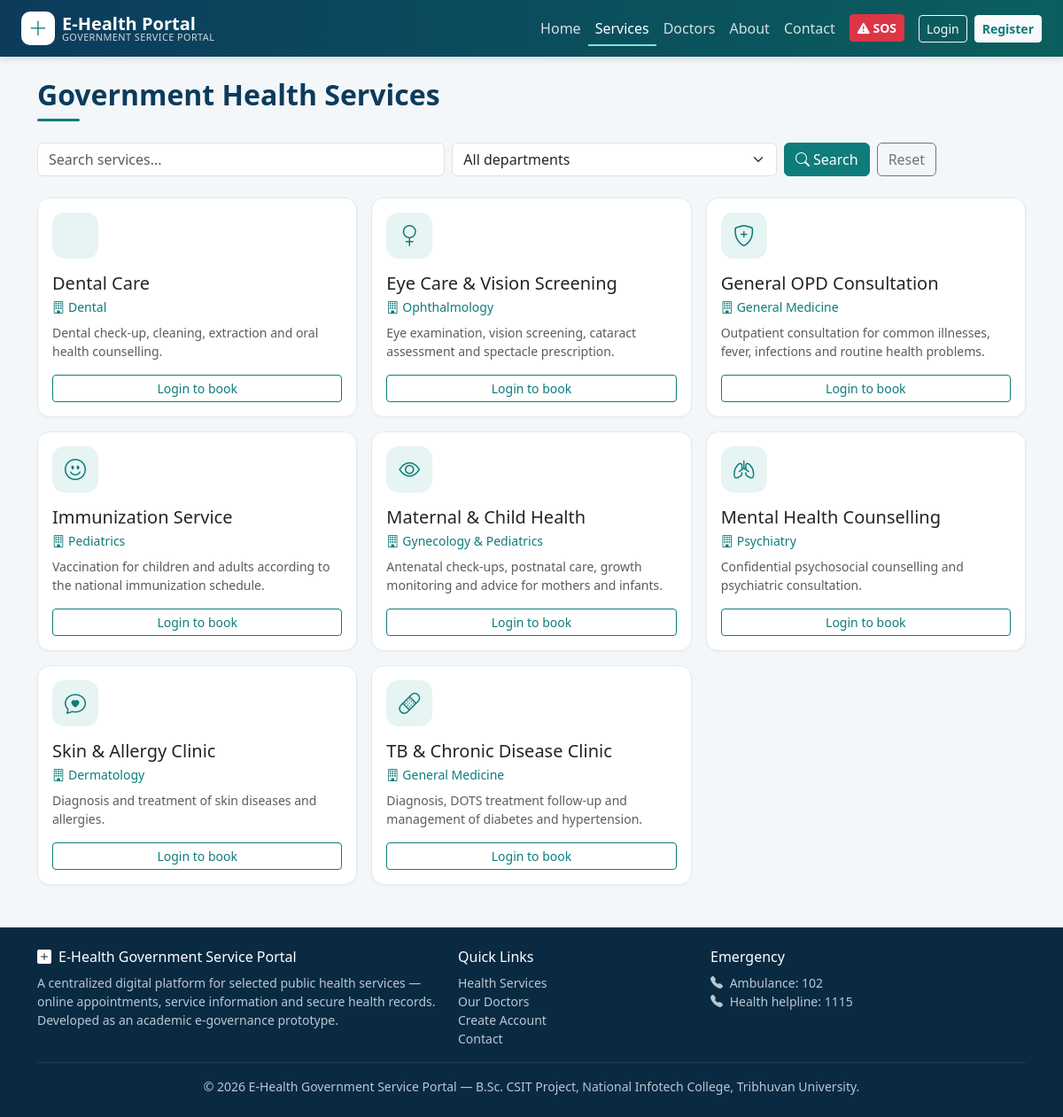
/services.php, run on the app's committed database.
### tables this page shows
CREATE TABLE health_services (
  service_id   INT UNSIGNED AUTO_INCREMENT PRIMARY KEY,
  service_name VARCHAR(120) NOT NULL,
  description  TEXT,
  department   VARCHAR(80) NOT NULL,
  status       ENUM('active','inactive') NOT NULL DEFAULT 'active',
  created_at   TIMESTAMP DEFAULT CURRENT_TIMESTAMP
);

### includes/functions.php (called while the page is built, shortened)
<?php
require_once __DIR__ . '/db.php';
function e($v): string { return htmlspecialchars((string)$v, ENT_QUOTES, 'UTF-8'); }
function url(string $path = ''): string { return BASE_URL . '/' . ltrim($path, '/'); }
function get(string $k, string $default = ''): string { return trim((string)($_GET[$k] ?? $default)); }

### includes/db.php (called while the page is built, shortened)
<?php
function db(): PDO
{
    static $pdo = null;
    if ($pdo === null) {
        try {
            $dsn = 'mysql:host=' . DB_HOST . ';port=' . DB_PORT . ';dbname=' . DB_NAME . ';charset=utf8mb4';
            $pdo = new PDO($dsn, DB_USER, DB_PASS, [
                PDO::ATTR_ERRMODE            => PDO::ERRMODE_EXCEPTION,
                PDO::ATTR_DEFAULT_FETCH_MODE => PDO::FETCH_ASSOC,
                PDO::ATTR_EMULATE_PREPARES   => false,
            ]);
            $pdo->exec("SET time_zone = '+05:45'");
        } catch (PDOException $e) {
            http_response_code(500);
            die('<div style="font-family:sans-serif;max-width:600px;margin:60px auto;padding:20px;border:1px solid #f5c2c7;background:#f8d7da;border-radius:8px">'
              . '<h3>Database connection failed</h3><p>Please make sure <b>MySQL is running in XAMPP</b> and that you imported '
              . '<code>database/ehealth_db.sql</code>. Check the credentials in <code>config/config.php</code>.</p></div>');
        }
    }
    return $pdo;
}
function q(string $sql, array $params = []): PDOStatement
{
    $st = db()->prepare($sql);
    $st->execute($params);
    return $st;
}
function fetch_all(string $sql, array $params = []): array { return q($sql, $params)->fetchAll(); }

### includes/auth.php (called while the page is built, shortened)
<?php
require_once __DIR__ . '/functions.php';
function current_user(): ?array
{
    static $u = false;
    if ($u === false) {
        $u = isset($_SESSION['user_id'])
            ? fetch_one('SELECT user_id,name,email,role,phone,gender,dob,address,status FROM users WHERE user_id=?', [$_SESSION['user_id']])
            : null;
    }
    return $u;
}

### services.php (the view, shortened to what this page needs)
<?php
require_once __DIR__ . '/includes/layout.php';
$u = current_user();
$search = get('q'); $dept = get('department');
$where = "status='active'"; $params = [];
$services = fetch_all("SELECT * FROM health_services WHERE $where ORDER BY service_name", $params);
$icons = ['bi-stethoscope', 'bi-gender-female', 'bi-shield-plus', 'bi-emoji-smile', 'bi-eye', 'bi-lungs', 'bi-chat-heart', 'bi-bandaid'];
?>
<div class="container mt-4">
  <h1 class="section-title h2 mb-4">Government Health Services</h1>
  <form class="row g-2 mb-4" method="get">
    <div class="col-md-5"><input class="form-control" name="q" value="<?= e($search) ?>" placeholder="Search services..."></div>
    <div class="col-md-4">
      <select class="form-select" name="department"><option value="">All departments</option>
      </select>
    </div>
    <div class="col-md-3 d-grid d-md-flex gap-2"><button class="btn btn-teal"><i class="bi bi-search me-1"></i>Search</button><a class="btn btn-outline-secondary" href="services.php">Reset</a></div>
  </form>
  <div class="row g-3">
    <?php foreach ($services as $i => $s): ?>
      <div class="col-md-6 col-lg-4">
        <div class="card svc-card"><div class="card-body d-flex flex-column">
          <span class="icon-circle mb-3"><i class="bi <?= $icons[$i % count($icons)] ?>"></i></span>
          <h5 class="mb-1"><?= e($s['service_name']) ?></h5>
          <div class="small text-teal mb-2"><i class="bi bi-building me-1"></i><?= e($s['department']) ?></div>
          <p class="text-muted small flex-grow-1"><?= e($s['description']) ?></p>
          <?php if ($u && $u['role'] === 'citizen'): ?>
            <a class="btn btn-teal btn-sm" href="<?= url('citizen/book.php?service_id=' . $s['service_id']) ?>"><i class="bi bi-calendar-plus me-1"></i>Book appointment</a>
          <?php elseif (!$u): ?>
            <a class="btn btn-outline-teal btn-sm" href="<?= url('login.php') ?>">Login to book</a>
          <?php endif; ?>
        </div></div>
      </div>
    <?php endforeach; ?>
  </div>
</div>

### assets/css/style.css (style rules this page uses)
:root { --navy:#0c3b5c; --teal:#0e7c7b; --teal-dark:#0a5f5e; --mint:#e6f4f3; --ink:#1e2a35; --muted:#6b7a88; --line:#e3e9ee; --bg:#f4f7f9; }
body { background:var(--bg);color:var(--ink);font-family:system-ui,-apple-system,"Segoe UI",Roboto,"Helvetica Neue",Arial,sans-serif; }
.text-teal { color:var(--teal)!important }
.section-title { font-weight:700;color:var(--navy) }
.section-title:after { content:"";display:block;width:48px;height:3px;background:var(--teal);margin-top:8px;border-radius:2px }
.card { border:1px solid var(--line);border-radius:14px;box-shadow:0 1px 3px rgba(12,59,92,.04) }
.svc-card { transition:transform .15s,box-shadow .15s;height:100% }
.icon-circle { width:52px;height:52px;border-radius:14px;background:var(--mint);color:var(--teal);display:inline-flex;align-items:center;justify-content:center;font-size:1.5rem }
.btn-teal { background:var(--teal);border-color:var(--teal);color:#fff }
.btn-outline-teal { border-color:var(--teal);color:var(--teal) }

### data on the page
health_services: service_name "Dental Care", department "Dental", description "Dental check-up, cleaning, extraction and oral health counselling."
health_services: service_name "Eye Care & Vision Screening", department "Ophthalmology", description "Eye examination, vision screening, cataract assessment and spectacle prescription."
health_services: service_name "General OPD Consultation", department "General Medicine", description "Outpatient consultation for common illnesses, fever, infections and routine health problems."
health_services: service_name "Immunization Service", department "Pediatrics", description "Vaccination for children and adults according to the national immunization schedule."
health_services: service_name "Maternal & Child Health", department "Gynecology & Pediatrics", description "Antenatal check-ups, postnatal care, growth monitoring and advice for mothers and infants."
health_services: service_name "Mental Health Counselling", department "Psychiatry", description "Confidential psychosocial counselling and psychiatric consultation."
health_services: service_name "Skin & Allergy Clinic", department "Dermatology", description "Diagnosis and treatment of skin diseases and allergies."
health_services: service_name "TB & Chronic Disease Clinic", department "General Medicine", description "Diagnosis, DOTS treatment follow-up and management of diabetes and hypertension."

### other printed values
APP_NAME "E-Health Government Service Portal"
